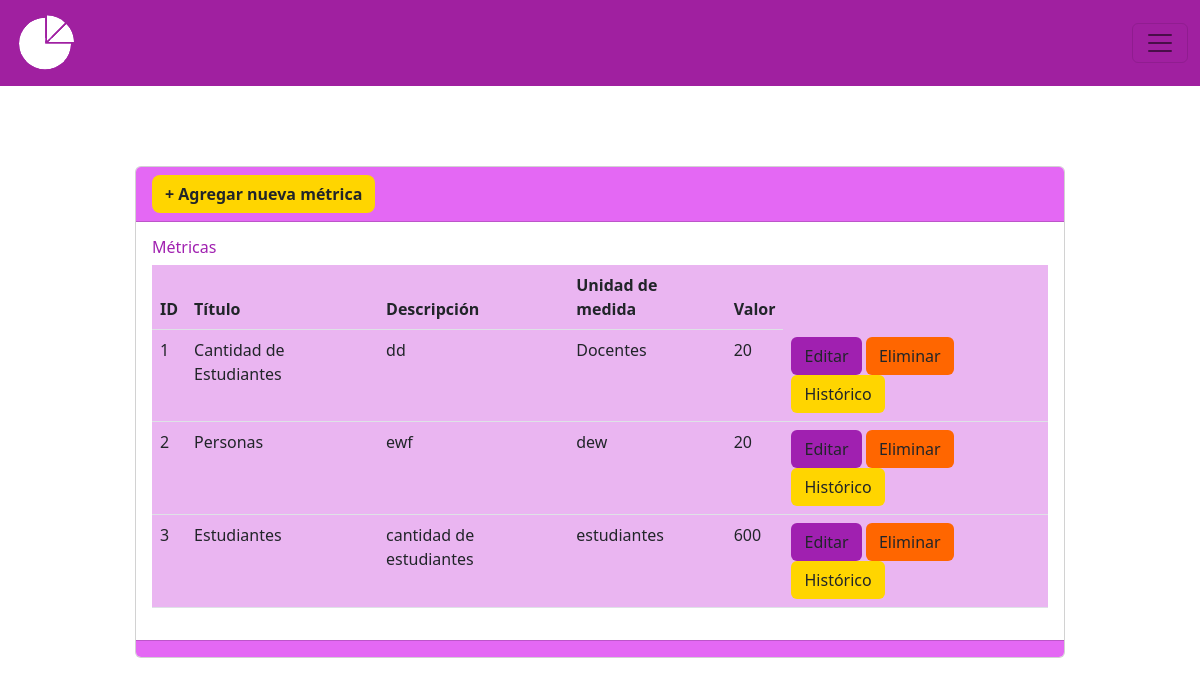
The app's page /metricas, older data.
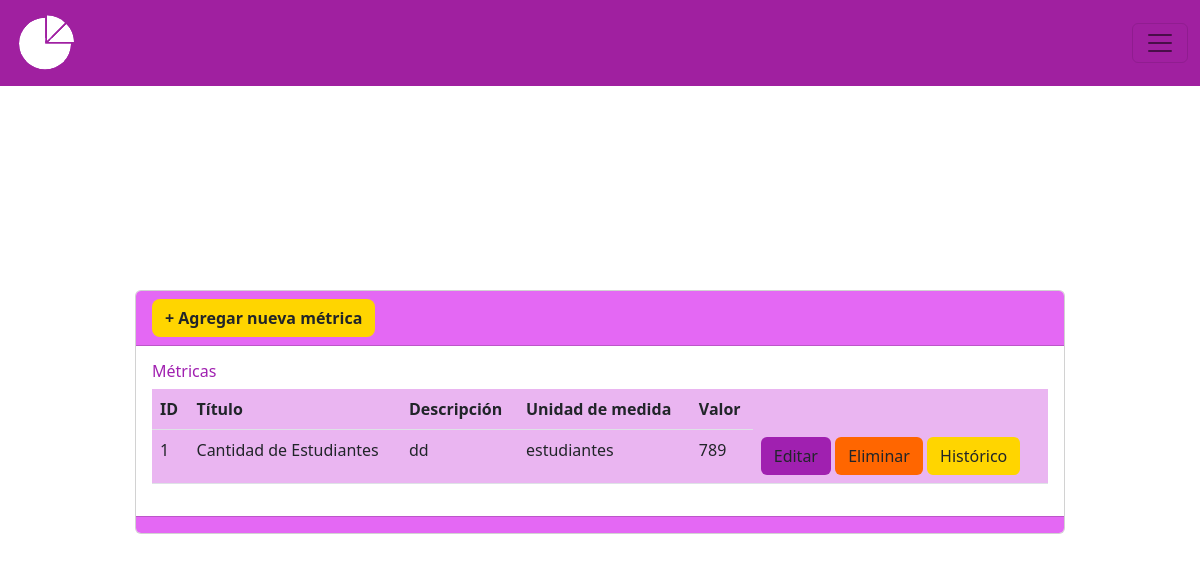
The same page, newer data.
### MIReApp/models.py (models this page shows, shortened)
class Metrica(models.Model):
    id = models.AutoField(primary_key=True)
    titulo = models.CharField(max_length=100,
                              verbose_name='Título',
                              unique= True,
                              validators= [
                                  RegexValidator(regex= r'^[a-zA-Z\s]*$',
                                                 message="El nombre no puede contener caracteres especiales.",
                                                 code='invalid_nombre')
                              ])
    descripcion = models.TextField(max_length=100, verbose_name='Descripción', null=True)
    unidad_medida = models.CharField(max_length=100,
                                        verbose_name='Unidad de Medida',
                                        validators= [
                                            RegexValidator(regex= r'^[a-zA-Z\s]*$',
                                                            message="La unidad de medida no puede contener caracteres especiales",
                                                            code='invalid_nombre')
                                        ])
    valor = models.IntegerField(verbose_name='Valor', validators=[MinValueValidator(0, message="El valor no puede ser negativo")], default=0)
    frecuencia = models.CharField(max_length=10, choices=FRECUENCIAS)
    year = models.PositiveIntegerField(blank=True, null=True,verbose_name='Ingrese año:')

### MIReApp/views.py (the view)
# urls.py: path('metricas', views.metricas, name='metricas'),
def metricas(request):#el renderizado se hace acá, por eso tenemos el libro incrustado en el index, eso se soluciona acá
    metricas = Metrica.objects.all()
    return render(request, 'metricas/index.html', {'metrica': metricas})

### MIReApp/templates/metricas/index.html (shortened to what this page needs)
{% extends "base.html" %}
{% block contenido %}
<center>
    <div class="col-md-10 card" style="text-align: left;">
        <div class="card-header" style="background-color: #e468f4;">
            <a name="" id="" class="btn fw-bold rounded-3" style="background-color: #ffd500;" href="{% url 'crear' %}">+ Agregar nueva métrica</a>
        </div>
        <div class="card-body">
            <h6 class="card-title">Métricas</h6>
            <div class="table-responsive">
                <table class="table" style="background-color: #eab5f1;">
                    <thead>
                        <tr>
                            <th scope="col">ID</th>
                            <th scope="col">Título</th>
                            <th scope="col">Descripción</th>
                            <th scope="col">Unidad de medida</th>
                            <th scope="col">Valor</th>
                        </tr>
                    </thead>
                    <tbody>
                        {% for metri in metrica %}
                        <tr class="">
                            <td scope="row">{{ metri.id }}</td>
                            <td>{{ metri.titulo }}</td>
                            <td>{{ metri.descripcion }}</td>
                            <td>{{ metri.unidad_medida }}</td>
                            <td>{{ metri.valor }}</td>
                            <td>
                                <a name="" id="" class="btn" style="background-color: #a020b0;" href="{% url 'editar' metri.id %}">Editar</a>
                                <a name="" id="" class="btn" style="background-color: #f60;" href="{% url 'eliminar' metri.id %}" role="button">Eliminar</a>
                                <a name="" id="" class="btn" style="background-color: #ffd500;" href="{% url 'historial_metrica' metri.id %}">Histórico</a>
                            </td>
                        </tr>
                        {% endfor %}
                    </tbody>
                </table>
            </div>
        </div>
        <div class="card-footer text-muted" style="background-color: #e468f4;">
        </div>
    </div>
</center>
{% endblock %}

### MIReApp/templates/base.html (shortened to what this page needs)
{% load static %}
<!doctype html>
<html lang="en">
<head>
  <link type="text/css" href='{% static "css/base.css" %}' rel="stylesheet"/>
  <link href="https://cdn.jsdelivr.net/npm/bootstrap@5.2.1/dist/css/bootstrap.min.css" rel="stylesheet"
>
</head>
<body>
  <nav class="navbar bg-body-tertiary fixed-top" style="background-color: #a020a0;">
    <div class="container-fluid">
      <a class="nav-item nav-link fw-bold " style="color: #a020a0;" href="{% url 'inicio' %}" aria-current="page">
      <img src="/../static/images/grafiquita.png" class="rounded-3"></a>
      <button class="navbar-toggler" type="button" data-bs-toggle="offcanvas" data-bs-target="#offcanvasNavbar" aria-controls="offcanvasNavbar" aria-label="Toggle navigation" >
        <span class="navbar-toggler-icon"></span>
      </button>
    </div>
    </nav>
    <div class="container">
        <div class="row">
            <div class="col-12">
              <br>
              {% block contenido %} {% endblock %}
            </div>
        </div>
    </div>
</body>
</html>

### MIReApp/static/css/base.css (style rules this page uses)
html, body { margin: 0; width: 100%; height: 100%; display: flex; justify-content: center; align-items: center; font-family: 'Dosis', sans-serif; font-weight: 300; -webkit-user-select: none; -moz-user-select: none; -ms-user-select: none; user-select: none; }
button { color:rgb(255, 255, 255); background-color: #e468f4 }
h6 { color: #A020B0; font-size: 10px; text-align: justify; }

Row changes from the older to the newer data that the page shows:
removed Metrica: id "2", titulo "Personas", descripcion "ewf", unidad_medida "dew", valor "20"
removed Metrica: id "3", titulo "Estudiantes", descripcion "cantidad de estudiantes", unidad_medida "estudiantes", valor "600"
changed Metrica "Cantidad de Estudiantes": unidad_medida "Docentes" → "estudiantes"; valor "20" → "789"
